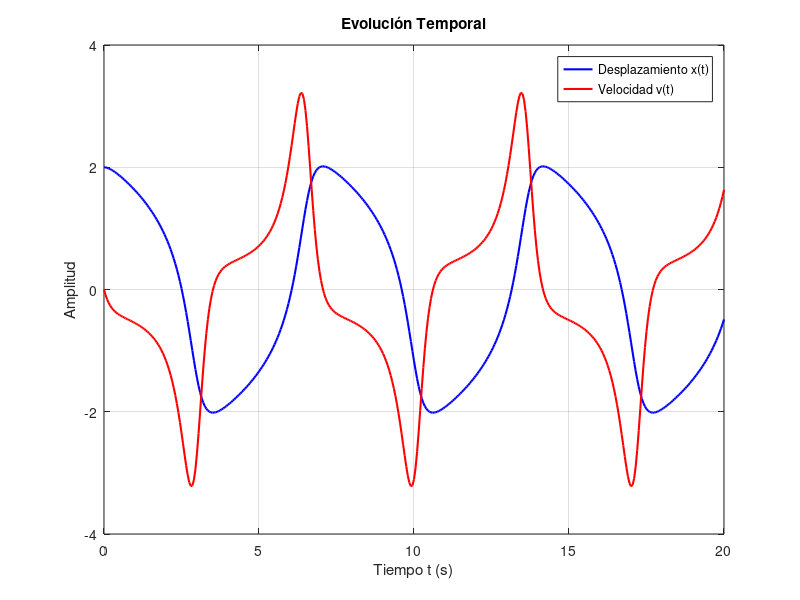
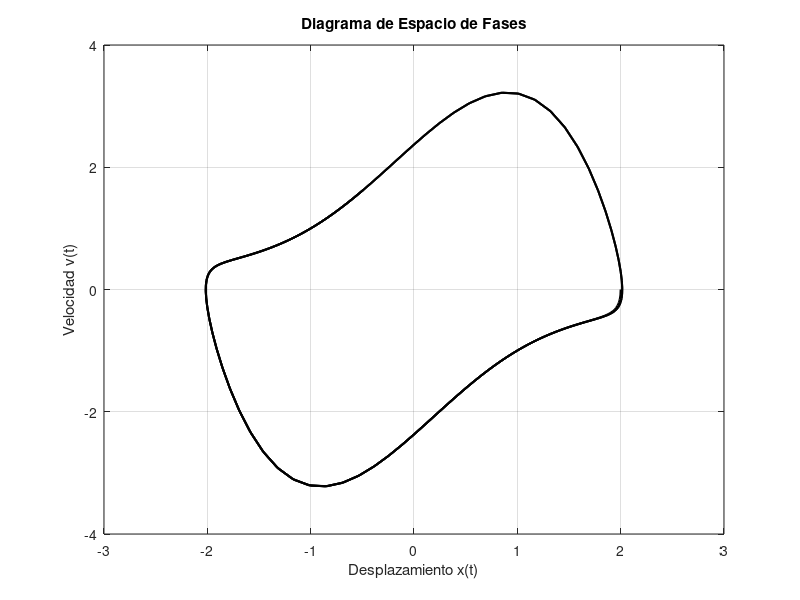

Here is the MATLAB script that generated these plots, in order:
% =========================================================================
% SIMULACIÓN ESTRUCTURAL: OSCILADOR DE VAN DER POL (MÉTODO RK4)
% =========================================================================

% PARÁMETROS DEL SISTEMA
mu = 1.5;           % Coeficiente de amortiguamiento no lineal
h = 0.05;           % Tamaño de paso temporal (s)
t = 0:h:20;         % Vector de tiempo de 0 a 20 s
N = length(t);      % Número total de iteraciones

% VECTORES DE ESTADO
y1 = zeros(1, N);   % desplazamiento x(t)
y2 = zeros(1, N);   % velocidad v(t)

% CONDICIONES INICIALES 
y1(1) = 2.0;        % Desplazamiento inicial máximo
y2(1) = 0.0;        % Reposo instantáneo (velocidad cero)

% DEFINICIÓN DEL SISTEMA (EDO DE 1ER ORDEN)
% Ecuación 1: dy1/dt = y2
f1 = @(t, y1, y2) y2;
% Ecuación 2: dy2/dt = mu*(1 - y1^2)*y2 - y1 (Aceleración)
f2 = @(t, y1, y2) mu * (1 - y1^2) * y2 - y1;

% RK4
for i = 1:(N-1)
    % Pendientes k1 
    k1_y1 = f1(t(i), y1(i), y2(i));
    k1_y2 = f2(t(i), y1(i), y2(i));
    
    % Pendientes k2 
    k2_y1 = f1(t(i) + h/2, y1(i) + (h/2)*k1_y1, y2(i) + (h/2)*k1_y2);
    k2_y2 = f2(t(i) + h/2, y1(i) + (h/2)*k1_y1, y2(i) + (h/2)*k1_y2);
    
    % Pendientes k3 
    k3_y1 = f1(t(i) + h/2, y1(i) + (h/2)*k2_y1, y2(i) + (h/2)*k2_y2);
    k3_y2 = f2(t(i) + h/2, y1(i) + (h/2)*k2_y1, y2(i) + (h/2)*k2_y2);
    
    % Pendientes k4 
    k4_y1 = f1(t(i) + h, y1(i) + h*k3_y1, y2(i) + h*k3_y2);
    k4_y2 = f2(t(i) + h, y1(i) + h*k3_y1, y2(i) + h*k3_y2);
    
    % Promedio ponderado y actualización del estado
    y1(i+1) = y1(i) + (h/6) * (k1_y1 + 2*k2_y1 + 2*k3_y1 + k4_y1);
    y2(i+1) = y2(i) + (h/6) * (k1_y2 + 2*k2_y2 + 2*k3_y2 + k4_y2);
end

% DATOS EN CONSOLA
fprintf('%-12s %-12s %-18s %-15s\n', 'Iteración', 'Tiempo(s)', 'Desplazamiento', 'Velocidad');
fprintf('--------------------------------------------------------------\n');

for i = 1:11 
    fprintf('%-12d %-12.2f %-18.4f %-15.4f\n', i-1, t(i), y1(i), y2(i));
end

fprintf('\nESTADO FINAL (t = %.2f s):\n', t(end));
fprintf('Desplazamiento: %.4f m\n', y1(end));
fprintf('Velocidad: %.4f m/s\n\n', y2(end));

% GRÁFICAS
% Evolución temporal
figure(1);
plot(t, y1, 'b', 'LineWidth', 1.5); hold on;
plot(t, y2, 'r', 'LineWidth', 1.5);
grid on;
title('Evolución Temporal');
xlabel('Tiempo t (s)');
ylabel('Amplitud');
legend('Desplazamiento x(t)', 'Velocidad v(t)', 'Location', 'best');

% Diagrama de espacio de fases
figure(2);
plot(y1, y2, 'k', 'LineWidth', 1.5);
grid on;
title('Diagrama de Espacio de Fases');
xlabel('Desplazamiento x(t)');
ylabel('Velocidad v(t)');
